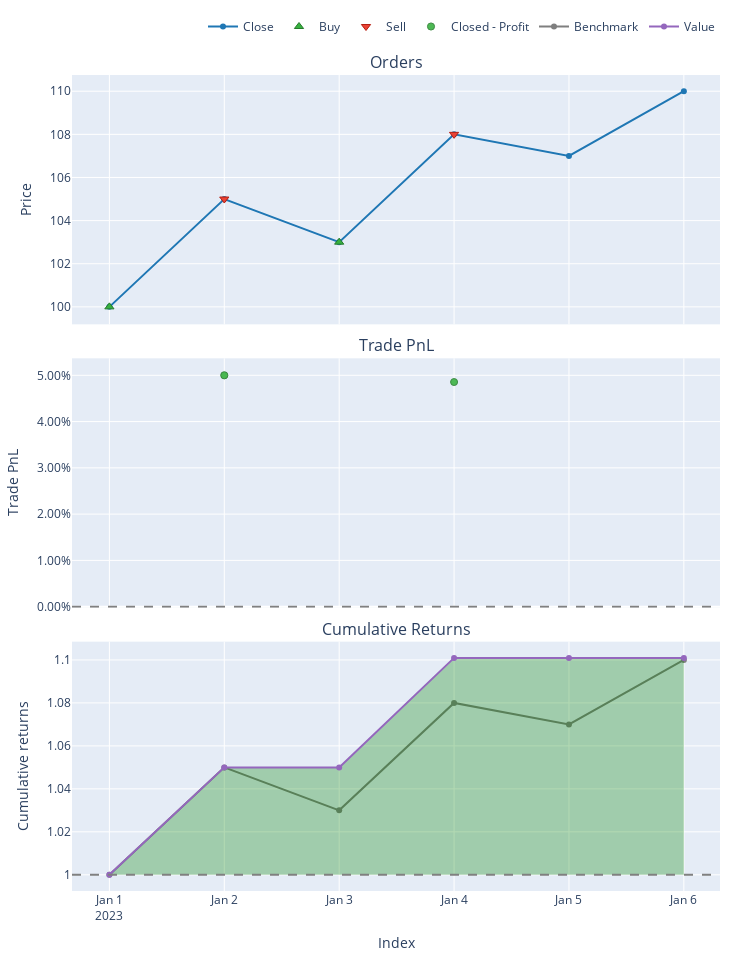

The code cell stored with this chart in its notebook:
### Code cell
import vectorbt as vbt
import pandas as pd

# Create sample price data
price = pd.Series([100, 105, 103, 108, 107, 110], 
                 index=pd.date_range('2023-01-01', periods=6))

# Define buy/sell signals
entries = pd.Series([True, False, True, False, False, False])  # Buy signals
exits = pd.Series([False, True, False, True, True, False])   # Sell signals

# Create portfolio
pf = vbt.Portfolio.from_signals(
    close=price,
    entries=entries,
    exits=exits,
    init_cash=100
)

# Analyze results
print("Final Portfolio Value:", pf.total_profit())
pf.plot().show()

### Figure 1 — Plotly figure (JSON) as saved in the notebook; plotly's stock layout.template omitted (floating-point values rounded to 4 significant figures)
{"data": [{"legendgroup": "0", "line": {"color": "#1f77b4"}, "name": "Close", "showlegend": true, "type": "scatter", "uid": "54aba4f2-0c88-497a-9339-665011a71bc5", "x": ["2023-01-01T00:00:00", "2023-01-02T00:00:00", "2023-01-03T00:00:00", "2023-01-04T00:00:00", "2023-01-05T00:00:00", "2023-01-06T00:00:00"], "xaxis": "x", "y": [100, 105, 103, 108, 107, 110], "yaxis": "y"}, {"customdata": [[0, 1, 0], [2, 1.019, 0]], "hovertemplate": "Order Id: %{customdata[0]}<br>Timestamp: %{x}<br>Price: %{y}<br>Size: %{customdata[1]:.6f}<br>Fees: %{customdata[2]:.6f}", "legendgroup": "1", "marker": {"color": "#37B13F", "line": {"color": "rgb(38,123,44)", "width": 1}, "size": 8, "symbol": "triangle-up"}, "mode": "markers", "name": "Buy", "type": "scatter", "uid": "6522b96f-5676-43bb-8a82-23232409f255", "x": ["2023-01-01T00:00:00", "2023-01-03T00:00:00"], "xaxis": "x", "y": [100, 103], "yaxis": "y"}, {"customdata": [[1, 1, 0], [3, 1.019, 0]], "hovertemplate": "Order Id: %{customdata[0]}<br>Timestamp: %{x}<br>Price: %{y}<br>Size: %{customdata[1]:.6f}<br>Fees: %{customdata[2]:.6f}", "legendgroup": "2", "marker": {"color": "#EA4335", "line": {"color": "rgb(181,31,18)", "width": 1}, "size": 8, "symbol": "triangle-down"}, "mode": "markers", "name": "Sell", "type": "scatter", "uid": "53aae4ed-0eb2-4f4e-9939-4fc0f9a7edbf", "x": ["2023-01-02T00:00:00", "2023-01-04T00:00:00"], "xaxis": "x", "y": [105, 108], "yaxis": "y"}, {"customdata": [[0, 0, 5, 0.05], [1, 1, 5.097, 0.04854]], "hovertemplate": "Exit Trade Id: %{customdata[0]}<br>Position Id: %{customdata[1]}<br>Exit Timestamp: %{x}<br>PnL: %{customdata[2]:.6f}<br>Return: %{customdata[3]:.2%}", "legendgroup": "3", "marker": {"color": "#37B13F", "line": {"color": "rgb(38,123,44)", "width": 1}, "opacity": [0.9, 0.8738], "size": [7.21, 7], "symbol": "circle"}, "mode": "markers", "name": "Closed - Profit", "type": "scatter", "uid": "5e72e654-6cd2-4481-ab92-aec75a32ab1b", "x": ["2023-01-02T00:00:00", "2023-01-04T00:00:00"], "xaxis": "x2", "y": [0.05, 0.04854], "yaxis": "y2"}, {"legendgroup": "4", "line": {"color": "#7f7f7f"}, "name": "Benchmark", "showlegend": true, "type": "scatter", "uid": "a48fb886-9313-4479-b362-03a2ff7516df", "x": ["2023-01-01T00:00:00", "2023-01-02T00:00:00", "2023-01-03T00:00:00", "2023-01-04T00:00:00", "2023-01-05T00:00:00", "2023-01-06T00:00:00"], "xaxis": "x3", "y": [1, 1.05, 1.03, 1.08, 1.07, 1.1], "yaxis": "y3"}, {"hoverinfo": "skip", "legendgroup": "5", "line": {"color": "rgba(0, 0, 0, 0)", "width": 0}, "opacity": 0, "showlegend": false, "type": "scatter", "uid": "06c0c4e5-1240-4e0b-96a4-9f950328191d", "x": ["2023-01-01T00:00:00", "2023-01-02T00:00:00", "2023-01-03T00:00:00", "2023-01-04T00:00:00", "2023-01-05T00:00:00", "2023-01-06T00:00:00"], "xaxis": "x3", "y": [1, 1, 1, 1, 1, 1], "yaxis": "y3"}, {"connectgaps": false, "fill": "tonexty", "fillcolor": "rgba(0, 128, 0, 0.3)", "hoverinfo": "skip", "legendgroup": "5", "line": {"color": "rgba(0, 0, 0, 0)", "width": 0}, "opacity": 0, "showlegend": false, "type": "scatter", "uid": "855a3b16-ad18-4a8f-b7c7-e84c7b12584a", "x": ["2023-01-01T00:00:00", "2023-01-02T00:00:00", "2023-01-03T00:00:00", "2023-01-04T00:00:00", "2023-01-05T00:00:00", "2023-01-06T00:00:00"], "xaxis": "x3", "y": [1, 1.05, 1.05, 1.101, 1.101, 1.101], "yaxis": "y3"}, {"legendgroup": "6", "line": {"color": "#9467bd"}, "name": "Value", "showlegend": true, "type": "scatter", "uid": "63903bce-cfb7-4f04-9b87-ffe2b538c592", "x": ["2023-01-01T00:00:00", "2023-01-02T00:00:00", "2023-01-03T00:00:00", "2023-01-04T00:00:00", "2023-01-05T00:00:00", "2023-01-06T00:00:00"], "xaxis": "x3", "y": [1, 1.05, 1.05, 1.101, 1.101, 1.101], "yaxis": "y3"}, {"hoverinfo": "skip", "legendgroup": "5", "line": {"color": "rgba(0, 0, 0, 0)", "width": 0}, "opacity": 0, "showlegend": false, "type": "scatter", "uid": "f4db864e-f47c-415b-ace3-a3dc2f9f24d3", "x": ["2023-01-01T00:00:00", "2023-01-02T00:00:00", "2023-01-03T00:00:00", "2023-01-04T00:00:00", "2023-01-05T00:00:00", "2023-01-06T00:00:00"], "xaxis": "x3", "y": [1, 1, 1, 1, 1, 1], "yaxis": "y3"}], "layout": {"annotations": [{"font": {"size": 16}, "showarrow": false, "text": "Orders", "x": 0.5, "xanchor": "center", "xref": "paper", "y": 1, "yanchor": "bottom", "yref": "paper"}, {"font": {"size": 16}, "showarrow": false, "text": "Trade PnL", "x": 0.5, "xanchor": "center", "xref": "paper", "y": 0.6528, "yanchor": "bottom", "yref": "paper"}, {"font": {"size": 16}, "showarrow": false, "text": "Cumulative Returns", "x": 0.5, "xanchor": "center", "xref": "paper", "y": 0.3056, "yanchor": "bottom", "yref": "paper"}], "height": 960, "legend": {"orientation": "h", "traceorder": "normal", "x": 1, "xanchor": "right", "y": 1.042, "yanchor": "bottom"}, "margin": {"b": 30, "l": 30, "r": 30, "t": 30}, "shapes": [{"line": {"color": "gray", "dash": "dash"}, "type": "line", "x0": 0, "x1": 1, "xref": "paper", "y0": 0, "y1": 0, "yref": "y2"}, {"line": {"color": "gray", "dash": "dash"}, "type": "line", "x0": 0, "x1": 1, "xref": "paper", "y0": 1, "y1": 1, "yref": "y3"}], "showlegend": true, "width": 750, "xaxis": {"anchor": "y", "domain": [0, 1], "matches": "x3", "showticklabels": false}, "xaxis2": {"anchor": "y2", "domain": [0, 1], "matches": "x3", "showticklabels": false}, "xaxis3": {"anchor": "y3", "domain": [0, 1], "title": {"text": "Index"}}, "yaxis": {"anchor": "x", "domain": [0.6944, 1], "title": {"text": "Price"}}, "yaxis2": {"anchor": "x2", "domain": [0.3472, 0.6528], "tickformat": ".2%", "title": {"text": "Trade PnL"}}, "yaxis3": {"anchor": "x3", "domain": [0, 0.3056], "title": {"text": "Cumulative returns"}}}}
